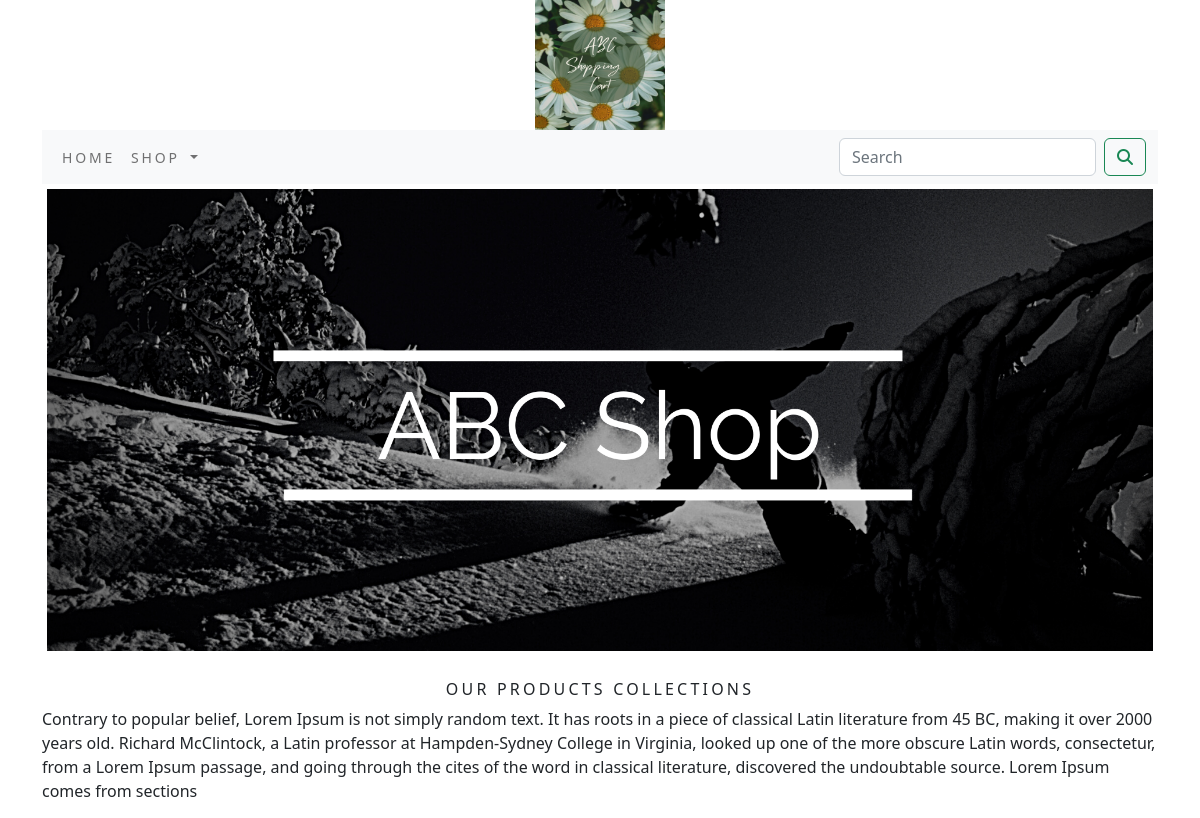
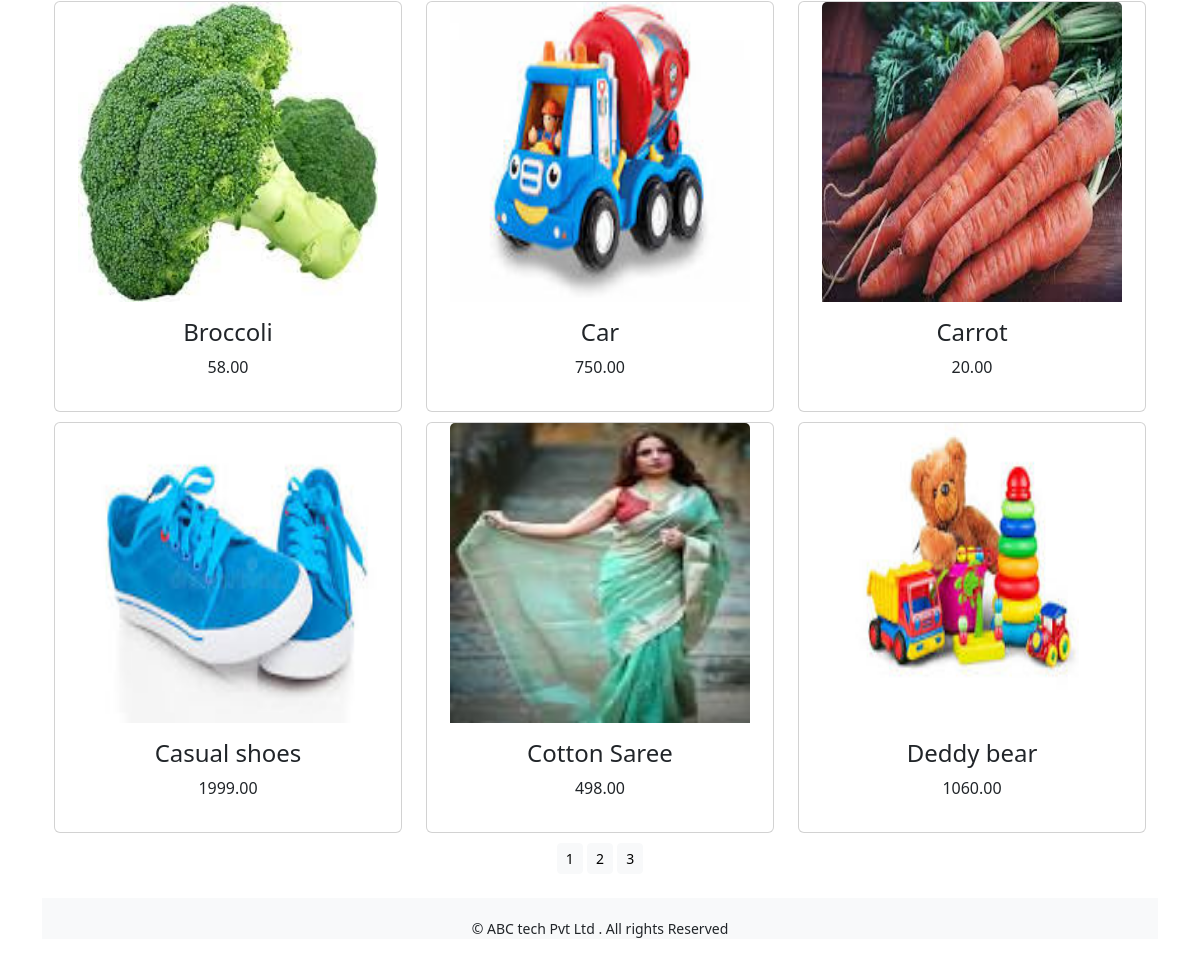
The app's page /shop/ with its own data (2 pictures, top to bottom).
### shop/models.py (models this page shows, shortened)
class Product(models.Model):
    name=models.CharField(max_length=250,unique=True)
    slug=models.SlugField(max_length=250,unique=True)
    description=models.TextField(blank=True)
    price=models.DecimalField(max_digits=10,decimal_places=2)
    category=models.ForeignKey(Category,on_delete=models.CASCADE)
    image=models.ImageField(upload_to='product',blank=True)
    stock=models.IntegerField()
    available=models.BooleanField(default=True)
    created=models.DateTimeField(auto_now_add=True)
    updated=models.DateTimeField(auto_now_add=True)
    def get_url(self):
        return reverse('shop:prodCatdetail',args=[self.category.slug,self.slug])
    class Meta:
        ordering=('name',)
        verbose_name='product'
        verbose_name_plural='products'

### shop/views.py (the view)
# urls.py: path('', views.allProdCat, name='allProdCat'),
def allProdCat(request,c_slug=None):
    c_page=None
    products_list=None
    if c_slug!=None:
        c_page=get_object_or_404(Category,slug=c_slug)
        products_list=Product.objects.all().filter(category=c_page,available=True)
    else:
        products_list=Product.objects.all().filter(available=True)
    paginator=Paginator(products_list,6)
    try:
        page=int(request.GET.get('page','1'))
    except:
        page=1
    try:
        products=paginator.page(page)
    except (EmptyPage,InvalidPage):
        products=paginator.page(paginator.num_pages)
    return render(request,"category.html",{'category':c_page,'products':products})

### cart/context_processors.py (called while the page is built)
def counter(request):
    item_count=0
    if 'admin' in request.path:
        return {}
    else:
         try:
             cart=Cart.objects.filter(cart_id=_cart_id(request))
             cart_items=CartItem.objects.all().filter(cart=cart[:1])
             for cart_item in cart_items:
                 item_count += cart_item.quantity
         except Cart.DoesNotExist:
             item_count = 0
    return dict(item_count=item_count)

### cart/views.py (called while the page is built)
def _cart_id(request):
        cart=request.session.session_key
        if not cart:
           cart=request.session.create()
        return cart

### shop/context_processors.py (called while the page is built)
def menu_links(request):
    links=Category.objects.all()
    return dict(links=links)

### shop/models.py (called while the page is built)
    def get_url(self):
        return reverse('shop:product_by_category',args=[self.slug])

### templates/category.html (shortened to what this page needs)
{% extends 'base.html' %}
{% load static %}
{% block content %}
<div class="mx_auto">
    {% if category %}
          <img class="my_image" src="{{category.image.url}}" alt="{{category.name}}">
</div>
   <br>
<div>
          <h1 class="text-center my_title">{{category.name}}</h1>
          <p class="text-justify">{{category.description}}</p>
</div>
     {% else %}
<div>
    <img class="my_image my_image_padding "src="{% static 'img/banner.png' %}" alt="our products" width="1250px;">
</div>
<br>
<div>
    <h1 class="text-center my_title">Our Products Collections</h1>
    <p class="text-justify">Contrary to popular belief, Lorem Ipsum is not simply random text. It has roots in a piece of classical Latin literature from 45 BC, making it over 2000 years old. Richard McClintock, a Latin professor at Hampden-Sydney College in Virginia, looked up one of the more obscure Latin words, consectetur, from a Lorem Ipsum passage, and going through the cites of the word in classical literature, discovered the undoubtable source. Lorem Ipsum comes from sections</p>
</div>
     {% endif %}
<div class="container">
    <div class="row mx_auto">
         {% for product in products.object_list %}
        <div class="my_bottom_margin col-9 col-sm-12  col-md-4 col-lg-4">
            <div class="card text-center" style="min-width:18rem;">
                <a href="{{product.get_url}}"><img class="card-img-top my_image" src="{{product.image.url}}" style="width:300px; height:300px;" alt="{{product.name}}"></a>
              <div class="card-body">
                <h4>{{product.name}}</h4>
                <p>{{product.price}}</p>
              </div>
            </div>
        </div>
         {% endfor %}
    </div>
     <div class="mx_auto">
        {% if products.paginator.num_pages > 1 %}
         <div class="text-center">
            {% for pg in products.paginator.page_range %}
            <a href="?page={{pg}}" class="btn btn-light btn-sm" {% if products.pg == pg %} active {% endif %}>{{pg}}</a>
            {% endfor %}
         </div>
         {% endif %}
     </div>
    <br>
</div>
{% endblock %}

### templates/base.html (shortened to what this page needs)
{% load static %}
<!DOCTYPE html>
<html lang="en">
<head>
    <link rel="stylesheet" href="{% static 'css/custom.css' %}">
     <link href="{% static 'css/bootstrap.min.css' %}" rel="stylesheet" >
</head>
<body>
<div class="container">
{% include 'header.html' %}
{% include 'nav.html' %}
{% block content %}
{% endblock %}
</div>
{% include 'footer.html' %}
</body>
</html>

### templates/header.html
{% load static %}
<header>
  <center>
    <a href="{% url 'shop:allProdCat' %}"><img src="{% static 'img/logo.png' %}" alt="logimage" width="130px;" height="130px;"></a>
  </center>
</header>

### templates/nav.html (shortened to what this page needs)
<nav class="navbar navbar-expand-lg bg-light">
  <div class="container-fluid">
    <div class="collapse navbar-collapse" id="navbarSupportedContent">
      <ul class="navbar-nav me-auto mb-2 mb-lg-0">
        <li class="nav-item">
          <a class="nav-link" href="#">Home</a>
        </li>
        <li class="nav-item dropdown {% if 'shop' in request.path %} active {% endif %}">
          <a class="nav-link dropdown-toggle" href="#" role="button" data-bs-toggle="dropdown" aria-expanded="false">
            Shop
          </a>
        </li>
      </ul>
      <form class="d-flex" action="{% url 'search_app:SearchResult' %}" method="get">
        <input class="form-control me-2" type="search" placeholder="Search" name="q" aria-label="Search">
        <button class="btn btn-outline-success" type="submit"><i class="fa fa-search" ></i></button>
      </form>
    </div>
  </div>
</nav>

### templates/footer.html
<div class="footer navbar-bottom-fixed my_footer">
  <p class="text-center">&copy; ABC tech Pvt Ltd . All rights Reserved</p>
</div>

### static/css/custom.css (style rules this page uses)
body { font-family:'Roboto Slab', serif; }
.nav-item { letter-spacing:.2em; font-size:14px; text-transform:uppercase; }
.my_footer { background-color:#f8f9fa; }
.my_footer p { padding-top:20px; font-size:14px; }
.my_image { width:100%; height:auto; }
.my_title { font-size:16px; text-transform:uppercase; letter-spacing:.2em; }
.my_image_padding { padding:5px; }
.my_bottom_margin { margin-bottom:10px; }

### records on screen
Product: image (picture), name "Broccoli", price "58.00"
Product: image (picture), name "Car", price "750.00"
Product: image (picture), name "Carrot", price "20.00"
Product: image (picture), name "Casual shoes", price "1999.00"
Product: image (picture), name "Cotton Saree", price "498.00"
Product: image (picture), name "Deddy bear", price "1060.00"

### other values on screen
{{ pg }} "1" "2" "3"
